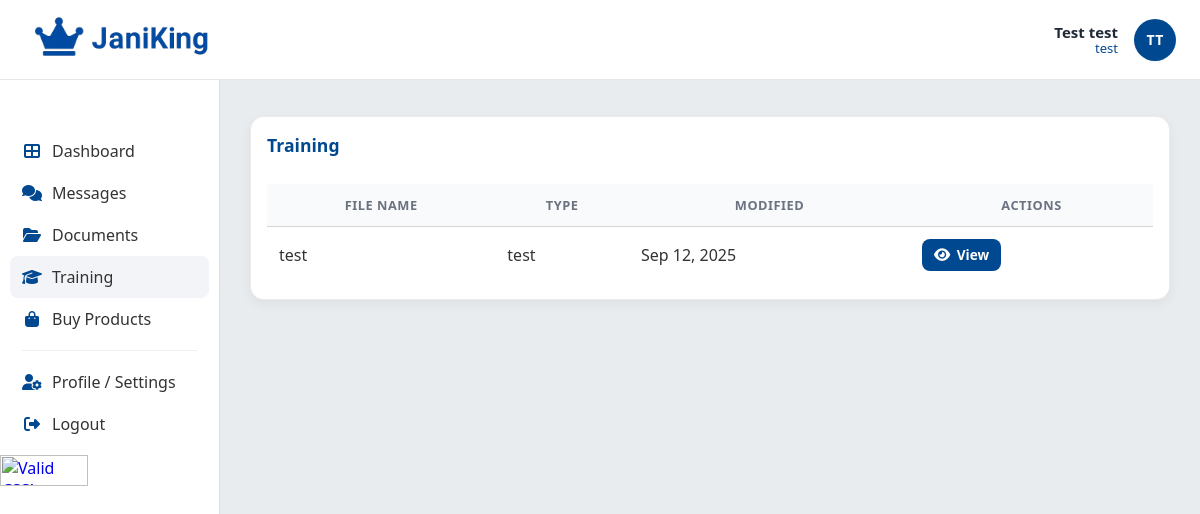
/root/franchisee/franchisee_training.php, run on the app's committed database.
### tables this page shows
CREATE TABLE `training` (
  `training_id` int(11) NOT NULL,
  `franchisee_id` int(11) DEFAULT NULL,
  `title` varchar(100) DEFAULT NULL,
  `description` text DEFAULT NULL,
  `file_path` varchar(255) NOT NULL,
  `created_at` timestamp NOT NULL DEFAULT current_timestamp()
);

### root/franchisee/franchisee_training.php (the view, shortened to what this page needs)
<?php
require_once __DIR__ . '/../../db/config.php';
include_once("../includes/franchisee_header.php");
include_once("../includes/franchisee_navbar.php");
echo '<link rel="stylesheet" href="../assets/css/franchisee_training_docs.css">';
$rows = [];
try {
  if ($conn instanceof PDO) {
    $conn->setAttribute(PDO::ATTR_ERRMODE, PDO::ERRMODE_EXCEPTION);
    $stmt = $conn->query("
      SELECT training_id, title, description, created_at, file_path
      FROM training
      ORDER BY created_at DESC
    ");
    $rows = $stmt->fetchAll(PDO::FETCH_ASSOC);
  } else {
    echo '';
  }
} catch (Throwable $e) {
  error_log('Training list error: ' . $e->getMessage());
}
?>
<main class="main-content fr-training-docs">
  <div class="uploads-table card">
    <h2 class="section-title">Training</h2>
    <table class="table custom-table">
      <thead>
        <tr>
          <th>File Name</th>
          <th>Type</th>
          <th>Modified</th>
          <th>Actions</th>
        </tr>
      </thead>
      <tbody>
      <?php if (!empty($rows)): ?>
        <?php foreach ($rows as $row):
        ?>
          <tr>
            <td><?= htmlspecialchars($row['title'] ?? '—'); ?></td>
            <td><?= htmlspecialchars($row['description'] ?? ''); ?></td>
            <td><?= htmlspecialchars(date("M d, Y", strtotime($row['created_at']))); ?></td>
            <td>
              <div class="upload-actions">
               <?php
                $VIEWER = '/franchisee/franchisee_training_docs/view.php';
                ?>
                <a href="<?= $VIEWER ?>?id=<?= (int)$row['training_id'] ?>"
                class="action-btn view-btn btn-view js-view-doc" data-viewer="popup">
                <i class="fas fa-eye"></i> View
                </a>
              </div>
            </td>
          </tr>
        <?php endforeach; ?>
      <?php else: ?>
        <tr><td colspan="4">No documents found.</td></tr>
      <?php endif; ?>
      </tbody>
    </table>
  </div>
</main>

### root/assets/css/franchisee_portal.css (style rules this page uses)
.main-content { position: fixed; top: var(--header-h); left: var(--nav-w); right: 0; bottom: 0; margin: 0; padding: 0 30px 30px; background: #e9ecef; overflow: auto; min-width: 0; }
.main-content > *:first-child { margin-top: 0; }
.section-title { color: var(--brand-blue); font-size: 22px; margin-bottom: 20px; padding-bottom: 10px; border-bottom: 1px solid #ffffff; }

### root/assets/css/franchisee_training_docs.css (style rules this page uses)
.main-content.fr-training-docs { padding:36px 30px 30px; }
.section-title { font-weight: 700; font-size: 1.1rem; color: #004990; margin-bottom: 1rem; }
.uploads-table.card { border: 1px solid var(--line); border-radius: 14px; padding: 1rem; background: #fff; box-shadow: 0 4px 12px rgba(0,0,0,.05); }
.table.custom-table { width: 100%; border-collapse: collapse; }
.table.custom-table thead th { background: #f8fafc; color: #6b7280; font-weight: 600; text-transform: uppercase; font-size: .8rem; letter-spacing: .04em; padding: .75rem; border-bottom: 1px solid var(--line); }
.table.custom-table tbody td { padding: .75rem; border-bottom: 1px solid var(--line); vertical-align: middle; }
.table.custom-table tbody tr:last-child td { border-bottom: none; }
.upload-actions { display: flex; gap: .5rem; }
.action-btn.view-btn.btn-view { display: inline-flex; align-items: center; gap: .4rem; background: var(--brand); color: #fff !important; font-size: .85rem; font-weight: 600; padding: .4rem .75rem; border-radius: 8px; text-decoration: none; transition: background .2s; }
.action-btn.view-btn.btn-view i { font-size: .9rem; }

### data on the page
training: title "test", description "test", created_at "Sep 12, 2025"

### other printed values
$userName "Test test"
$userRole "test"
$initials "TT"
